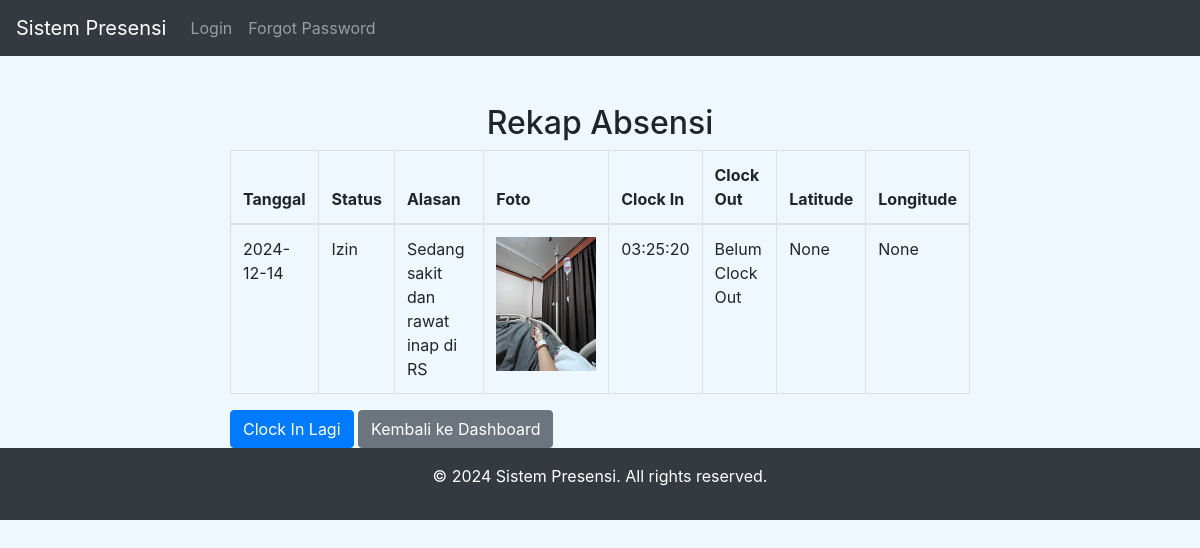
The app's page /user/recap (signed in) with its own data.
### app/models.py (models this page shows, shortened)
class Attendance(db.Model):
    __tablename__ = 'attendance'
    id = db.Column(db.Integer, primary_key=True)
    employee_id = db.Column(db.Integer, db.ForeignKey('employees.user_id'), nullable=False)
    status = db.Column(db.Enum(AttendanceStatus), nullable=False, default=AttendanceStatus.ALPHA)
    date = db.Column(db.DateTime, nullable=False)
    time = db.Column(db.DateTime, nullable=False)
    time_out = db.Column(db.DateTime)
    photo = db.Column(db.Text)
    latitude = db.Column(db.Float)
    longitude = db.Column(db.Float)
    reason = db.Column(db.Text)
    employee = db.relationship('Employee', back_populates='attendances', lazy=True)

### app/routes/user_routes.py (the view, shortened to what this page needs)
@user_bp.route('/recap', methods=['GET'])
@login_required
def recap():
    attendance_records = Attendance.query.filter_by(employee_id=current_user.id).all()
    logging.info(f"User  {current_user.id} accessed their attendance recap. Found {len(attendance_records)} records.")  # Logging saat mengakses recap
    return render_template('employee/recap.html', attendance_records=attendance_records, AttendanceStatus=AttendanceStatus)

### run.py (called while the page is built)
@app.teardown_appcontext
def shutdown_session(exception=None):
    db.session.remove()  # Pastikan session dibersihkan setelah setiap request

### app/templates/employee/recap.html (shortened to what this page needs)
{% extends "layout.html" %}
{% block content %}
<div class="container mt-5">
    <h2 class="text-center">Rekap Absensi</h2>
    <table class="table table-bordered">
        <thead>
            <tr>
                <th>Tanggal</th>
                <th>Status</th>
                <th>Alasan</th>
                <th>Foto</th>
                <th>Clock In</th>
                <th>Clock Out</th>
                <th>Latitude</th>
                <th>Longitude</th>
            </tr>
        </thead>
        <tbody>
            {% for record in attendance_records %}
            <tr>
                <td>{{ record.date.strftime('%Y-%m-%d') }}</td>
                <td>{{ 'Izin' if record.status == AttendanceStatus.IJIN else 'Absensi' }}</td>
                <td>{{ record.reason if record.reason else 'N/A' }}</td>
                <td>
                    {% if record.photo %}
                        <img src="{{ url_for('static', filename='uploads/' + record.photo) }}" alt="Foto" width="100">
                    {% else %}
                        <p>Tidak ada foto yang diunggah.</p>
                    {% endif %}
                </td>
                <td>{{ record.time.strftime('%H:%M:%S') }}</td>
                <td>{{ record.time_out.strftime('%H:%M:%S') if record.time_out else 'Belum Clock Out' }}</td>
                <td>{{ record.latitude }}</td>
                <td>{{ record.longitude }}</td>
            </tr>
            {% endfor %}
        </tbody>
    </table>
    <a href="{{ url_for('user_bp.clock_in') }}" class="btn btn-primary">Clock In Lagi</a>
    <a href="{{ url_for('user_bp.user_dashboard') }}" class="btn btn-secondary">Kembali ke Dashboard</a>
</div>
{% endblock %}

### app/templates/layout.html (style rules this page uses)
body { background-color: #f0f8ff; }
.container { max-width: 800px; margin: 0 auto; }

### records on screen
Attendance: date "2024-12-14", status "Izin", reason "Sedang sakit dan rawat inap di RS", photo (picture), time "03:25:20", time_out "Belum Clock Out", latitude "None", longitude "None"
